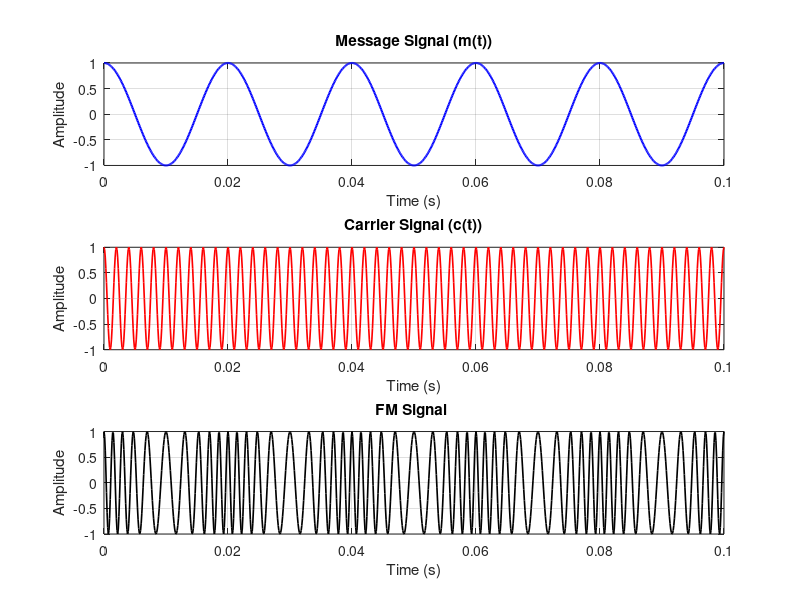

MATLAB code for this plot:
% FM Modulation 
fs = 1e4;         % Sampling frequency 
t = 0:1/fs:0.1;   % Time vector 

% Message signal (
fm = 50;          % Message frequency 
Am = 1;           %  amplitude
m = Am*cos(2*pi*fm*t);

% Carrier signal
fc = 500;         % Carrier frequency 
Ac = 1;           %  amplitude

% Frequency deviation 
kf = 200;          

% FM signal
y = Ac * cos(2*pi*fc*t + (kf/fm)*sin(2*pi*fm*t));

% --- Plots ---
figure;

subplot(3,1,1);
plot(t, m, 'b', 'LineWidth', 1.5);
xlabel('Time (s)'); ylabel('Amplitude');
title('Message Signal (m(t))');
grid on;

subplot(3,1,2);
plot(t, cos(2*pi*fc*t), 'r', 'LineWidth', 1.2);
xlabel('Time (s)'); ylabel('Amplitude');
title('Carrier Signal (c(t))');
grid on;

subplot(3,1,3);
plot(t, y, 'k', 'LineWidth', 1.2);
xlabel('Time (s)'); ylabel('Amplitude');
title('FM Signal ');
grid on;

